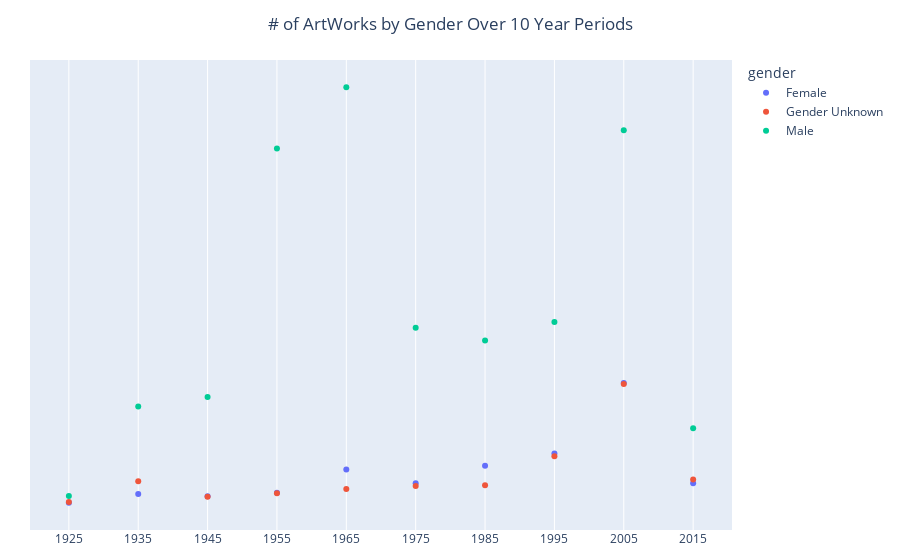

The notebook cell saved with this chart:
### Code cell
prettifyscatter(gender_time_grp,'binned', 'artwork_id', "# of ArtWorks by Gender Over 10 Year Periods", 'gender')

### Figure 1 — Plotly figure (JSON) as saved in the notebook; plotly's stock layout.template omitted (floating-point values rounded to 4 significant figures)
{"data": [{"hovertemplate": "gender=Female<br>binned=%{x}<br>artwork_id=%{y}<extra></extra>", "legendgroup": "Female", "marker": {"color": "#636efa", "symbol": "circle"}, "mode": "markers", "name": "Female", "orientation": "v", "showlegend": true, "type": "scatter", "x": ["1925", "1935", "1945", "1955", "1965", "1975", "1985", "1995", "2005", "2015"], "xaxis": "x", "y": [5, 435, 321, 504, 1653, 969, 1837, 2442, 5931, 964], "yaxis": "y"}, {"hovertemplate": "gender=Gender Unknown<br>binned=%{x}<br>artwork_id=%{y}<extra></extra>", "legendgroup": "Gender Unknown", "marker": {"color": "#EF553B", "symbol": "circle"}, "mode": "markers", "name": "Gender Unknown", "orientation": "v", "showlegend": true, "type": "scatter", "x": ["1925", "1935", "1945", "1955", "1965", "1975", "1985", "1995", "2005", "2015"], "xaxis": "x", "y": [41, 1070, 297, 470, 686, 831, 872, 2302, 5879, 1150], "yaxis": "y"}, {"hovertemplate": "gender=Male<br>binned=%{x}<br>artwork_id=%{y}<extra></extra>", "legendgroup": "Male", "marker": {"color": "#00cc96", "symbol": "circle"}, "mode": "markers", "name": "Male", "orientation": "v", "showlegend": true, "type": "scatter", "x": ["1925", "1935", "1945", "1955", "1965", "1975", "1985", "1995", "2005", "2015"], "xaxis": "x", "y": [344, 4764, 5228, 17514, 20548, 8662, 8029, 8944, 18417, 3689], "yaxis": "y"}], "layout": {"legend": {"title": {"text": "gender"}, "tracegroupgap": 0}, "margin": {"b": 30, "l": 30, "r": 30, "t": 60}, "title": {"text": "# of ArtWorks by Gender Over 10 Year Periods", "x": 0.5}, "uniformtext": {"minsize": 8, "mode": "hide"}, "xaxis": {"anchor": "y", "domain": [0.0, 1.0], "title": {}}, "yaxis": {"anchor": "x", "domain": [0.0, 1.0], "showticklabels": false, "title": {}, "visible": false}}}
